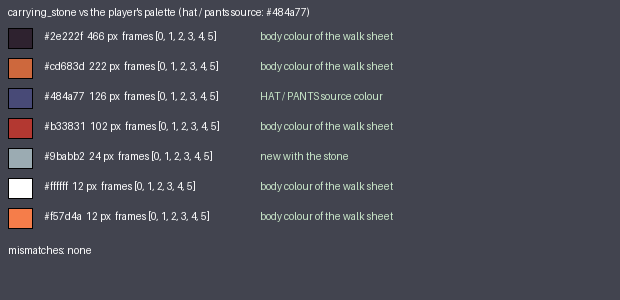

The script that saved this image:
"""Checks res://sprites/main_character_carrying_stone.png against the player's palette source groups (res://data/player_palette.tres)
and writes res://tools/stone_palette_check.png: every opaque colour of the sheet as a swatch with its hex, its pixel count, the frames it sits in
and what it is (the hat / pants source colour, a colour the walk sheet already has, or new with the stone), plus every colour that is NEAR a
hat / pants source colour without being it (a likely export mismatch). Prints the same as text.

    python tools/stone_palette_check.py          (needs Pillow)
"""
import os
import re
from collections import Counter, defaultdict

from PIL import Image, ImageDraw, ImageFont

ROOT = os.path.dirname(os.path.dirname(os.path.abspath(__file__)))
SPR = os.path.join(ROOT, "sprites")
NEAR = 40  # the largest per-channel difference that still counts as "near"


def hexof(c):
    return "#%02x%02x%02x" % c[:3]


def rgb(h):
    h = h.lstrip("#")
    return tuple(int(h[i:i + 2], 16) for i in (0, 2, 4))


def source_groups():
    text = open(os.path.join(ROOT, "data", "player_palette.tres"), encoding="utf-8").read()
    out = {}
    for key in ("hat_hex", "pants_hex", "hat_alias_hex", "pants_alias_hex"):
        m = re.search(key + r' = PackedStringArray\((.*?)\)', text)
        out[key] = re.findall(r'"(#[0-9a-fA-F]{6})"', m.group(1)) if m else []
    return out


def colours(path):
    im = Image.open(path).convert("RGBA")
    cell = 32 if im.height == 32 else 16
    count = Counter()
    frames = defaultdict(set)
    for y in range(im.height):
        for x in range(im.width):
            p = im.getpixel((x, y))
            if p[3] > 0:
                count[hexof(p)] += 1
                frames[hexof(p)].add(x // cell)
    return count, frames


def main():
    groups = source_groups()
    sources = set(h.lower() for k in ("hat_hex", "pants_hex") for h in groups[k])
    stone, frames = colours(os.path.join(SPR, "main_character_carrying_stone.png"))
    walk, _ = colours(os.path.join(SPR, "main_character_walk.png"))
    lines = ["hat / pants source colours (data/player_palette.tres): %s" % ", ".join(sorted(sources))]
    rows = []
    mismatches = []
    for hx, n in stone.most_common():
        if hx in sources:
            what = "HAT / PANTS source colour"
        else:
            near = [s for s in sources if max(abs(a - b) for a, b in zip(rgb(hx), rgb(s))) <= NEAR]
            if near:
                what = "NEAR %s: a possible export mismatch" % near[0]
                mismatches.append((hx, n, sorted(frames[hx])))
            elif hx in walk:
                what = "body colour of the walk sheet"
            else:
                what = "new with the stone"
        rows.append((hx, n, sorted(frames[hx]), what))
        lines.append("  %s  %4d px  frames %s  %s" % (hx, n, sorted(frames[hx]), what))
    lines.append("mismatches: %s" % (mismatches if mismatches else "none: every hat / pants pixel is exactly the source colour"))
    print("\n".join(lines))
    sw, rh = 24, 30
    im = Image.new("RGB", (620, 30 + rh * (len(rows) + 2)), (66, 68, 79))
    d = ImageDraw.Draw(im)
    f = ImageFont.load_default()
    d.text((8, 6), "carrying_stone vs the player's palette (hat / pants source: %s)" % ", ".join(sorted(sources)), fill=(255, 255, 255), font=f)
    for i, (hx, n, fr, what) in enumerate(rows):
        y = 28 + i * rh
        d.rectangle([8, y, 8 + sw, y + sw - 4], fill=rgb(hx), outline=(0, 0, 0))
        d.text((44, y + 2), "%s  %d px  frames %s" % (hx, n, fr), fill=(255, 255, 255), font=f)
        d.text((260, y + 2), what, fill=(255, 220, 120) if "NEAR" in what else (200, 230, 200), font=f)
    d.text((8, 28 + len(rows) * rh + 6), "mismatches: %s" % ("none" if not mismatches else ", ".join(m[0] for m in mismatches)), fill=(255, 255, 255), font=f)
    im.save(os.path.join(ROOT, "tools", "stone_palette_check.png"))


main()
